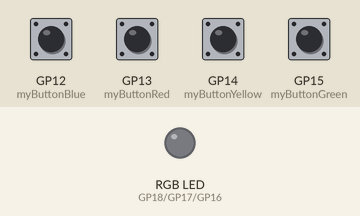
Simulated run of this program. Board: Raspberry Pi Pico running MicroPython. Parts: an RGB LED mixed from three pins (HIGH = lit). Inputs (shaded band) come from the test bench; at power-on: GP12 (myButtonBlue), GP13 (myButtonRed), GP14 (myButtonYellow), GP15 (myButtonGreen) HIGH.

Above: at 1.2 s.
1.3 s: GP12 (myButtonBlue) pulled LOW for 0.15 s
At 2.5 s:
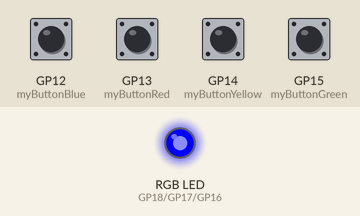
2.9 s: GP13 (myButtonRed) pulled LOW for 0.15 s
At 3.8 s:
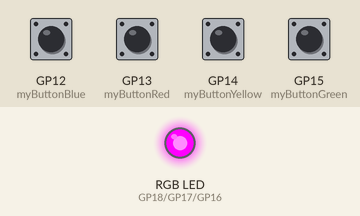
4.5 s: GP14 (myButtonYellow) pulled LOW for 0.15 s
At 5.0 s:
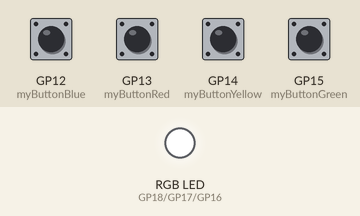
6.1 s: GP12 (myButtonBlue) pulled LOW for 1 s
At 7.5 s:
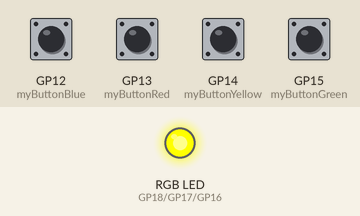
8.6 s: GP13 (myButtonRed) pulled LOW for 1 s
At 9.3 s:
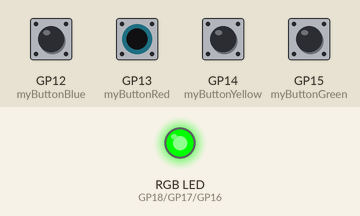
11.1 s: GP12 (myButtonBlue) pulled LOW for 0.15 s
At 12.3 s:
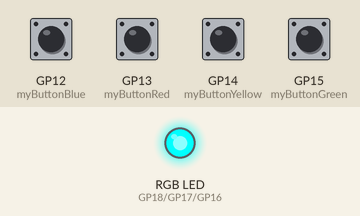
Timing chart, 0 to 13.7 s (numbered marks = the images above; inputs shaded):
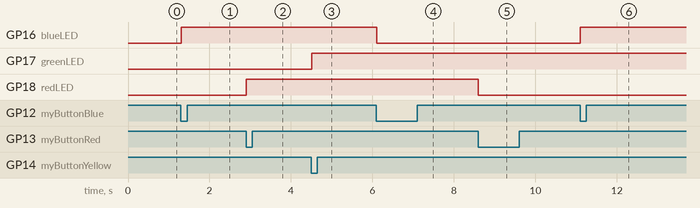

The program:

main.py
```python
from machine import Pin, PWM
from time import sleep_ms

# Buttons
myButtonGreen = Pin(15, Pin.IN, Pin.PULL_UP)
myButtonYellow = Pin(14, Pin.IN, Pin.PULL_UP)
myButtonRed = Pin(13, Pin.IN, Pin.PULL_UP)
myButtonBlue = Pin(12, Pin.IN, Pin.PULL_UP)

# RGB LED
redLED = PWM(Pin(18))
greenLED = PWM(Pin(17))
blueLED = PWM(Pin(16))

for led in (redLED, greenLED, blueLED):
    led.freq(1000)
    led.duty_u16(0)

redBright = 0
greenBright = 0
blueBright = 0
yellowOn = False

lastRedButtonState = myButtonRed.value()
lastGreenButtonState = myButtonGreen.value()
lastBlueButtonState = myButtonBlue.value()
lastYellowButtonState = myButtonYellow.value()

while True:
    redButtonState = myButtonRed.value()
    greenButtonState = myButtonGreen.value()
    blueButtonState = myButtonBlue.value()
    yellowButtonState = myButtonYellow.value()

    if lastRedButtonState == 1 and redButtonState == 0:
        redBright = 65535 - redBright
        redLED.duty_u16(redBright)
        sleep_ms(30)

    if lastGreenButtonState == 1 and greenButtonState == 0:
        greenBright = 65535 - greenBright
        greenLED.duty_u16(greenBright)
        sleep_ms(30)

    if lastBlueButtonState == 1 and blueButtonState == 0:
        blueBright = 65535 - blueBright
        blueLED.duty_u16(blueBright)
        sleep_ms(30)

    if lastYellowButtonState == 1 and yellowButtonState == 0:
        yellowOn = not yellowOn
        if yellowOn:
            redLED.duty_u16(65535) # probar en suma o juntos
            greenLED.duty_u16(65535)
        else:
            redLED.duty_u16(0)
            greenLED.duty_u16(0)
        sleep_ms(30)

    lastRedButtonState = redButtonState
    lastGreenButtonState = greenButtonState
    lastBlueButtonState = blueButtonState
    lastYellowButtonState = yellowButtonState

    sleep_ms(10)
```

Measured:
- after the input at 1.3 s, GP16 (blueLED): LOW → HIGH at once
- after the input at 2.9 s, GP18 (redLED): LOW → HIGH at once
- after the input at 4.5 s, GP17 (greenLED): LOW → HIGH at once
- after the input at 6.1 s, GP16 (blueLED): HIGH → LOW at once
- after the input at 8.6 s, GP18 (redLED): HIGH → LOW at once
- after the input at 11.1 s, GP16 (blueLED): LOW → HIGH at once
